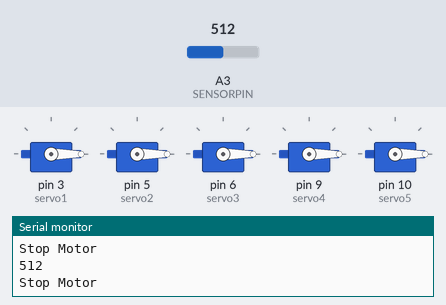
Bench run of a sketch on a simulated Arduino Uno, built with avr-gcc and run on an emulated ATmega328P. Parts: 5 × servo, the last lines printed to the serial monitor. The test bench sets the inputs (shaded band); at power-on: A3 (SENSORPIN) = 512.

Above: at 1.3 s.
1.4 s: A3 (SENSORPIN) set to 687
2.9 s: A3 (SENSORPIN) set to 710
At 3.7 s:
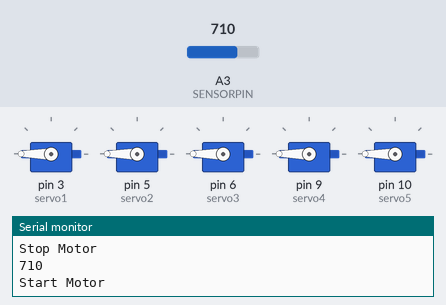
4.8 s: A3 (SENSORPIN) set to 511
At 5.6 s:
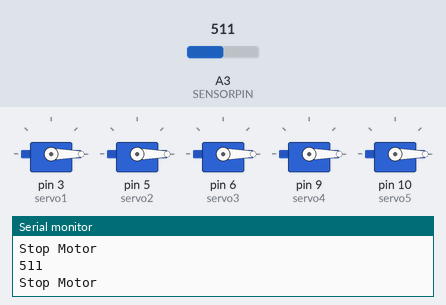
6.4 s: A3 (SENSORPIN) set to 716
At 7.5 s:
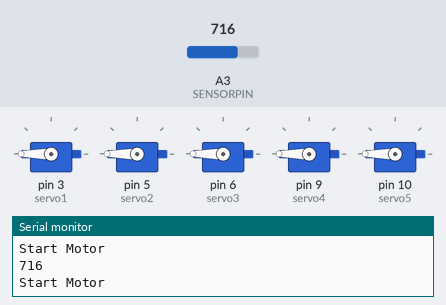
Timing chart, 0 to 9.1 s (numbered marks = the images above; inputs shaded):
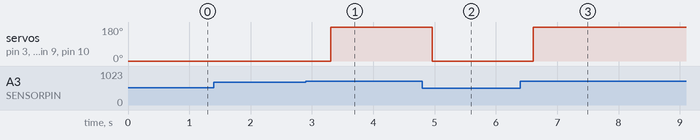

Measured:
- the behaviour switches between 699 and 700 on A3 (SENSORPIN) (found by bisection; images 0 and 1)
- after the input at 2.9 s, servo on pin 3 (servo1), servo on pin 5 (servo2), servo on pin 6 (servo3), servo on pin 9 (servo4), servo on pin 10 (servo5): 0° → 180° after 0.41 s
- after the input at 4.8 s, servo on pin 3 (servo1), servo on pin 5 (servo2), servo on pin 6 (servo3), servo on pin 9 (servo4), servo on pin 10 (servo5): 180° → 0° after 0.16 s
- after the input at 6.4 s, servo on pin 3 (servo1), servo on pin 5 (servo2), servo on pin 6 (servo3), servo on pin 9 (servo4), servo on pin 10 (servo5): 0° → 180° after 0.21 s

The sketch:

sketch_nov10a.ino
```cpp
#include <Servo.h>
int SENSORPIN=A3;
int volts;
int MuscleVoltage = 700;
Servo servo1;
Servo servo2;
Servo servo3;
Servo servo4;
Servo servo5;
void setup() {
// put your setup code here, to run once:
servo1.attach(3);
servo2.attach(5);
servo3.attach(6);
servo4.attach(9);
servo5.attach(10);
Serial.begin(9600);
}
void loop() {
// attach the servo motors on PWM pins of Arduino
volts = analogRead(SENSORPIN);
Serial.println(volts);
if (volts >= MuscleVoltage) {
servo1.write(180);
servo2.write(180);
servo3.write(180);
servo4.write(180);
servo5.write(180);
Serial.println("Start Motor");
delay(500);
} if (volts < MuscleVoltage) {
servo1.write(0);
servo2.write(0);
servo3.write(0);
servo4.write(0);
servo5.write(0);
Serial.println("Stop Motor");
delay(500);
}
delay(50);
}
```
